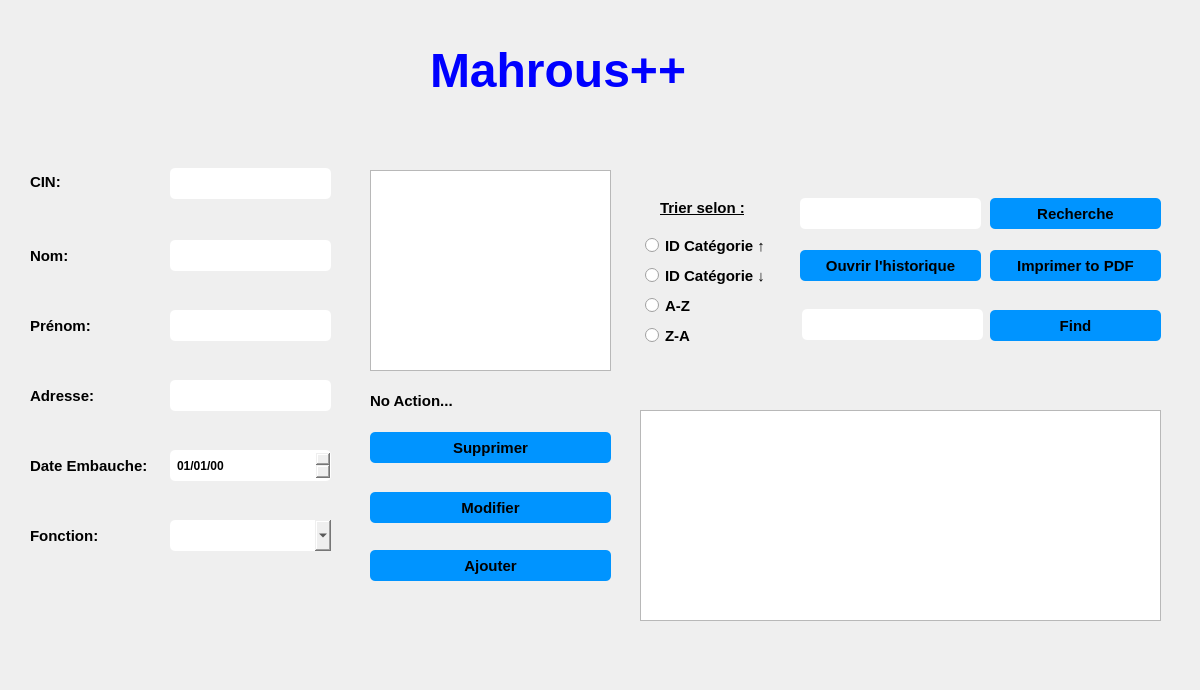
<?xml version="1.0" encoding="UTF-8"?>
<ui version="4.0">
 <class>rh_personnels</class>
 <widget class="QDialog" name="rh_personnels">
  <property name="geometry">
   <rect>
    <x>0</x>
    <y>0</y>
    <width>1200</width>
    <height>690</height>
   </rect>
  </property>
  <property name="windowTitle">
   <string>Dialog</string>
  </property>
  <widget class="QPushButton" name="AjouterPersonnel">
   <property name="geometry">
    <rect>
     <x>370</x>
     <y>550</y>
     <width>241</width>
     <height>31</height>
    </rect>
   </property>
   <property name="font">
    <font>
     <pointsize>11</pointsize>
     <weight>75</weight>
     <bold>true</bold>
    </font>
   </property>
   <property name="styleSheet">
    <string notr="true">QPushButton {
padding: 5px;
border-radius: 5px;
background-color:#0094ff;
font-weight: bold;
}
QPushButton:hover
{
color :white;
}</string>
   </property>
   <property name="text">
    <string>Ajouter</string>
   </property>
  </widget>
  <widget class="QLabel" name="label_2">
   <property name="geometry">
    <rect>
     <x>30</x>
     <y>210</y>
     <width>123</width>
     <height>91</height>
    </rect>
   </property>
   <property name="font">
    <font>
     <pointsize>11</pointsize>
     <weight>75</weight>
     <bold>true</bold>
    </font>
   </property>
   <property name="text">
    <string>Nom:</string>
   </property>
  </widget>
  <widget class="QTableView" name="affichage">
   <property name="geometry">
    <rect>
     <x>640</x>
     <y>410</y>
     <width>521</width>
     <height>211</height>
    </rect>
   </property>
   <attribute name="verticalHeaderVisible">
    <bool>false</bool>
   </attribute>
  </widget>
  <widget class="QLineEdit" name="cx_cin">
   <property name="geometry">
    <rect>
     <x>170</x>
     <y>168</y>
     <width>161</width>
     <height>31</height>
    </rect>
   </property>
   <property name="styleSheet">
    <string notr="true">QLineEdit {
padding: 5px;
border-radius: 5px;

font-weight: bold;
}</string>
   </property>
  </widget>
  <widget class="QPushButton" name="ModifierPeronnel">
   <property name="geometry">
    <rect>
     <x>370</x>
     <y>492</y>
     <width>241</width>
     <height>31</height>
    </rect>
   </property>
   <property name="font">
    <font>
     <pointsize>11</pointsize>
     <weight>75</weight>
     <bold>true</bold>
    </font>
   </property>
   <property name="styleSheet">
    <string notr="true">QPushButton {
padding: 5px;
border-radius: 5px;
background-color:#0094ff;
font-weight: bold;
}
QPushButton:hover
{
color :white;
}</string>
   </property>
   <property name="text">
    <string>Modifier</string>
   </property>
  </widget>
  <widget class="QLabel" name="label">
   <property name="geometry">
    <rect>
     <x>30</x>
     <y>138</y>
     <width>123</width>
     <height>87</height>
    </rect>
   </property>
   <property name="font">
    <font>
     <pointsize>11</pointsize>
     <weight>75</weight>
     <bold>true</bold>
    </font>
   </property>
   <property name="text">
    <string>CIN:</string>
   </property>
  </widget>
  <widget class="QLabel" name="status">
   <property name="geometry">
    <rect>
     <x>370</x>
     <y>380</y>
     <width>251</width>
     <height>41</height>
    </rect>
   </property>
   <property name="font">
    <font>
     <pointsize>11</pointsize>
     <weight>75</weight>
     <bold>true</bold>
    </font>
   </property>
   <property name="text">
    <string>No Action...</string>
   </property>
  </widget>
  <widget class="QLineEdit" name="cx_nom">
   <property name="geometry">
    <rect>
     <x>170</x>
     <y>240</y>
     <width>161</width>
     <height>31</height>
    </rect>
   </property>
   <property name="styleSheet">
    <string notr="true">QLineEdit {
padding: 5px;
border-radius: 5px;

font-weight: bold;
}</string>
   </property>
  </widget>
  <widget class="QPushButton" name="SupprimerPersonnel">
   <property name="geometry">
    <rect>
     <x>370</x>
     <y>432</y>
     <width>241</width>
     <height>31</height>
    </rect>
   </property>
   <property name="font">
    <font>
     <pointsize>11</pointsize>
     <weight>75</weight>
     <bold>true</bold>
    </font>
   </property>
   <property name="styleSheet">
    <string notr="true">QPushButton {
padding: 5px;
border-radius: 5px;
background-color:#0094ff;
font-weight: bold;
}
QPushButton:hover
{
color :white;
}</string>
   </property>
   <property name="text">
    <string>Supprimer</string>
   </property>
  </widget>
  <widget class="QPushButton" name="ImprimerpdfHistoriqueCategorieMateriel">
   <property name="geometry">
    <rect>
     <x>990</x>
     <y>250</y>
     <width>171</width>
     <height>31</height>
    </rect>
   </property>
   <property name="font">
    <font>
     <pointsize>11</pointsize>
     <weight>75</weight>
     <bold>true</bold>
    </font>
   </property>
   <property name="styleSheet">
    <string notr="true">QPushButton {
padding: 5px;
border-radius: 5px;
background-color:#0094ff;
font-weight: bold;
}
QPushButton:hover
{
color :white;
}</string>
   </property>
   <property name="text">
    <string>Imprimer to PDF</string>
   </property>
  </widget>
  <widget class="QPushButton" name="RechercheCategorieMateriel">
   <property name="geometry">
    <rect>
     <x>990</x>
     <y>198</y>
     <width>171</width>
     <height>31</height>
    </rect>
   </property>
   <property name="font">
    <font>
     <family>MS Shell Dlg 2</family>
     <pointsize>11</pointsize>
     <weight>75</weight>
     <bold>true</bold>
    </font>
   </property>
   <property name="styleSheet">
    <string notr="true">QPushButton {
padding: 5px;
border-radius: 5px;
background-color:#0094ff;
font-weight: bold;
}
QPushButton:hover
{
color :white;
}</string>
   </property>
   <property name="text">
    <string>Recherche</string>
   </property>
  </widget>
  <widget class="QPushButton" name="HistoriqueCategorieMateriel">
   <property name="geometry">
    <rect>
     <x>800</x>
     <y>250</y>
     <width>181</width>
     <height>31</height>
    </rect>
   </property>
   <property name="font">
    <font>
     <pointsize>11</pointsize>
     <weight>75</weight>
     <bold>true</bold>
    </font>
   </property>
   <property name="styleSheet">
    <string notr="true">QPushButton {
padding: 5px;
border-radius: 5px;
background-color:#0094ff;
font-weight: bold;
}
QPushButton:hover
{
color :white;
}</string>
   </property>
   <property name="text">
    <string>Ouvrir l'historique</string>
   </property>
  </widget>
  <widget class="QTextBrowser" name="historique_categorie">
   <property name="geometry">
    <rect>
     <x>370</x>
     <y>170</y>
     <width>241</width>
     <height>201</height>
    </rect>
   </property>
   <property name="font">
    <font>
     <pointsize>10</pointsize>
     <weight>75</weight>
     <bold>true</bold>
    </font>
   </property>
  </widget>
  <widget class="QRadioButton" name="trieriddecroi">
   <property name="geometry">
    <rect>
     <x>640</x>
     <y>260</y>
     <width>141</width>
     <height>31</height>
    </rect>
   </property>
   <property name="font">
    <font>
     <pointsize>11</pointsize>
     <weight>75</weight>
     <bold>true</bold>
    </font>
   </property>
   <property name="styleSheet">
    <string notr="true">
padding: 5px;
border-radius: 5px;

font-weight: bold;
</string>
   </property>
   <property name="text">
    <string>ID Catégorie ↓</string>
   </property>
  </widget>
  <widget class="QLineEdit" name="lineEdit_HR">
   <property name="geometry">
    <rect>
     <x>802</x>
     <y>309</y>
     <width>181</width>
     <height>31</height>
    </rect>
   </property>
   <property name="styleSheet">
    <string notr="true">QLineEdit {
padding: 5px;
border-radius: 5px;

font-weight: bold;
}</string>
   </property>
  </widget>
  <widget class="QRadioButton" name="trierAZ">
   <property name="geometry">
    <rect>
     <x>640</x>
     <y>290</y>
     <width>83</width>
     <height>31</height>
    </rect>
   </property>
   <property name="font">
    <font>
     <pointsize>11</pointsize>
     <weight>75</weight>
     <bold>true</bold>
    </font>
   </property>
   <property name="styleSheet">
    <string notr="true">
padding: 5px;
border-radius: 5px;

font-weight: bold;
</string>
   </property>
   <property name="text">
    <string>A-Z</string>
   </property>
  </widget>
  <widget class="QPushButton" name="RecherhceHistoriqueCategoreMateriel">
   <property name="geometry">
    <rect>
     <x>990</x>
     <y>310</y>
     <width>171</width>
     <height>31</height>
    </rect>
   </property>
   <property name="font">
    <font>
     <pointsize>11</pointsize>
     <weight>75</weight>
     <bold>true</bold>
    </font>
   </property>
   <property name="styleSheet">
    <string notr="true">QPushButton {
padding: 5px;
border-radius: 5px;
background-color:#0094ff;
font-weight: bold;
}
QPushButton:hover
{
color :white;
}</string>
   </property>
   <property name="text">
    <string>Find</string>
   </property>
  </widget>
  <widget class="QLineEdit" name="lineEdit_recherche">
   <property name="geometry">
    <rect>
     <x>800</x>
     <y>198</y>
     <width>181</width>
     <height>31</height>
    </rect>
   </property>
   <property name="styleSheet">
    <string notr="true">QLineEdit {
padding: 5px;
border-radius: 5px;

font-weight: bold;
}</string>
   </property>
  </widget>
  <widget class="QRadioButton" name="trieridcroi">
   <property name="geometry">
    <rect>
     <x>640</x>
     <y>230</y>
     <width>151</width>
     <height>31</height>
    </rect>
   </property>
   <property name="font">
    <font>
     <pointsize>11</pointsize>
     <weight>75</weight>
     <bold>true</bold>
    </font>
   </property>
   <property name="styleSheet">
    <string notr="true">
padding: 5px;
border-radius: 5px;

font-weight: bold;
</string>
   </property>
   <property name="text">
    <string>ID Catégorie ↑ </string>
   </property>
  </widget>
  <widget class="QLabel" name="label_5">
   <property name="geometry">
    <rect>
     <x>660</x>
     <y>200</y>
     <width>111</width>
     <height>16</height>
    </rect>
   </property>
   <property name="font">
    <font>
     <pointsize>11</pointsize>
     <weight>75</weight>
     <bold>true</bold>
     <underline>true</underline>
    </font>
   </property>
   <property name="text">
    <string>Trier selon :</string>
   </property>
  </widget>
  <widget class="QRadioButton" name="trierZA">
   <property name="geometry">
    <rect>
     <x>640</x>
     <y>320</y>
     <width>83</width>
     <height>31</height>
    </rect>
   </property>
   <property name="font">
    <font>
     <pointsize>11</pointsize>
     <weight>75</weight>
     <bold>true</bold>
    </font>
   </property>
   <property name="styleSheet">
    <string notr="true">
padding: 5px;
border-radius: 5px;

font-weight: bold;
</string>
   </property>
   <property name="text">
    <string>Z-A</string>
   </property>
  </widget>
  <widget class="QLabel" name="pic">
   <property name="geometry">
    <rect>
     <x>0</x>
     <y>0</y>
     <width>1200</width>
     <height>690</height>
    </rect>
   </property>
   <property name="text">
    <string/>
   </property>
  </widget>
  <widget class="QLabel" name="remarque_nom">
   <property name="geometry">
    <rect>
     <x>330</x>
     <y>240</y>
     <width>31</width>
     <height>31</height>
    </rect>
   </property>
   <property name="font">
    <font>
     <pointsize>15</pointsize>
     <weight>75</weight>
     <bold>true</bold>
    </font>
   </property>
   <property name="styleSheet">
    <string notr="true">color:red;</string>
   </property>
   <property name="text">
    <string/>
   </property>
  </widget>
  <widget class="QLabel" name="text_cin">
   <property name="geometry">
    <rect>
     <x>180</x>
     <y>208</y>
     <width>151</width>
     <height>21</height>
    </rect>
   </property>
   <property name="font">
    <font>
     <pointsize>7</pointsize>
     <weight>75</weight>
     <bold>true</bold>
    </font>
   </property>
   <property name="styleSheet">
    <string notr="true">color:red;</string>
   </property>
   <property name="text">
    <string/>
   </property>
  </widget>
  <widget class="QLabel" name="remarque_cin">
   <property name="geometry">
    <rect>
     <x>330</x>
     <y>168</y>
     <width>41</width>
     <height>31</height>
    </rect>
   </property>
   <property name="font">
    <font>
     <pointsize>15</pointsize>
     <weight>75</weight>
     <bold>true</bold>
    </font>
   </property>
   <property name="styleSheet">
    <string notr="true">color:red;</string>
   </property>
   <property name="text">
    <string/>
   </property>
  </widget>
  <widget class="QLabel" name="text_nom">
   <property name="geometry">
    <rect>
     <x>170</x>
     <y>280</y>
     <width>191</width>
     <height>31</height>
    </rect>
   </property>
   <property name="font">
    <font>
     <pointsize>7</pointsize>
     <weight>75</weight>
     <bold>true</bold>
    </font>
   </property>
   <property name="styleSheet">
    <string notr="true">color:red;</string>
   </property>
   <property name="text">
    <string/>
   </property>
  </widget>
  <widget class="QLabel" name="label_10">
   <property name="geometry">
    <rect>
     <x>430</x>
     <y>30</y>
     <width>321</width>
     <height>81</height>
    </rect>
   </property>
   <property name="text">
    <string>&lt;html&gt;&lt;head/&gt;&lt;body&gt;&lt;p&gt;&lt;span style=&quot; font-size:36pt; font-weight:600; color:#0000ff;&quot;&gt;Mahrous++&lt;/span&gt;&lt;/p&gt;&lt;/body&gt;&lt;/html&gt;</string>
   </property>
  </widget>
  <widget class="QLabel" name="label_4">
   <property name="geometry">
    <rect>
     <x>30</x>
     <y>280</y>
     <width>123</width>
     <height>91</height>
    </rect>
   </property>
   <property name="font">
    <font>
     <pointsize>11</pointsize>
     <weight>75</weight>
     <bold>true</bold>
    </font>
   </property>
   <property name="text">
    <string>Prénom:</string>
   </property>
  </widget>
  <widget class="QLineEdit" name="cx_prenom">
   <property name="geometry">
    <rect>
     <x>170</x>
     <y>310</y>
     <width>161</width>
     <height>31</height>
    </rect>
   </property>
   <property name="styleSheet">
    <string notr="true">QLineEdit {
padding: 5px;
border-radius: 5px;

font-weight: bold;
}</string>
   </property>
  </widget>
  <widget class="QLabel" name="remarque_prenom">
   <property name="geometry">
    <rect>
     <x>330</x>
     <y>310</y>
     <width>31</width>
     <height>31</height>
    </rect>
   </property>
   <property name="font">
    <font>
     <pointsize>15</pointsize>
     <weight>75</weight>
     <bold>true</bold>
    </font>
   </property>
   <property name="styleSheet">
    <string notr="true">color:red;</string>
   </property>
   <property name="text">
    <string/>
   </property>
  </widget>
  <widget class="QLabel" name="text_prenom">
   <property name="geometry">
    <rect>
     <x>170</x>
     <y>350</y>
     <width>191</width>
     <height>31</height>
    </rect>
   </property>
   <property name="font">
    <font>
     <pointsize>7</pointsize>
     <weight>75</weight>
     <bold>true</bold>
    </font>
   </property>
   <property name="styleSheet">
    <string notr="true">color:red;</string>
   </property>
   <property name="text">
    <string/>
   </property>
  </widget>
  <widget class="QLabel" name="label_6">
   <property name="geometry">
    <rect>
     <x>30</x>
     <y>350</y>
     <width>123</width>
     <height>91</height>
    </rect>
   </property>
   <property name="font">
    <font>
     <pointsize>11</pointsize>
     <weight>75</weight>
     <bold>true</bold>
    </font>
   </property>
   <property name="text">
    <string>Adresse:</string>
   </property>
  </widget>
  <widget class="QLineEdit" name="cx_adresse">
   <property name="geometry">
    <rect>
     <x>170</x>
     <y>380</y>
     <width>161</width>
     <height>31</height>
    </rect>
   </property>
   <property name="styleSheet">
    <string notr="true">QLineEdit {
padding: 5px;
border-radius: 5px;

font-weight: bold;
}</string>
   </property>
  </widget>
  <widget class="QLabel" name="remarque_adresse">
   <property name="geometry">
    <rect>
     <x>330</x>
     <y>380</y>
     <width>31</width>
     <height>31</height>
    </rect>
   </property>
   <property name="font">
    <font>
     <pointsize>15</pointsize>
     <weight>75</weight>
     <bold>true</bold>
    </font>
   </property>
   <property name="styleSheet">
    <string notr="true">color:red;</string>
   </property>
   <property name="text">
    <string/>
   </property>
  </widget>
  <widget class="QLabel" name="text_adresse">
   <property name="geometry">
    <rect>
     <x>170</x>
     <y>420</y>
     <width>191</width>
     <height>31</height>
    </rect>
   </property>
   <property name="font">
    <font>
     <pointsize>7</pointsize>
     <weight>75</weight>
     <bold>true</bold>
    </font>
   </property>
   <property name="styleSheet">
    <string notr="true">color:red;</string>
   </property>
   <property name="text">
    <string/>
   </property>
  </widget>
  <widget class="QLabel" name="text_date">
   <property name="geometry">
    <rect>
     <x>170</x>
     <y>490</y>
     <width>191</width>
     <height>31</height>
    </rect>
   </property>
   <property name="font">
    <font>
     <pointsize>7</pointsize>
     <weight>75</weight>
     <bold>true</bold>
    </font>
   </property>
   <property name="styleSheet">
    <string notr="true">color:red;</string>
   </property>
   <property name="text">
    <string/>
   </property>
  </widget>
  <widget class="QLabel" name="remarque_date">
   <property name="geometry">
    <rect>
     <x>330</x>
     <y>450</y>
     <width>31</width>
     <height>31</height>
    </rect>
   </property>
   <property name="font">
    <font>
     <pointsize>15</pointsize>
     <weight>75</weight>
     <bold>true</bold>
    </font>
   </property>
   <property name="styleSheet">
    <string notr="true">color:red;</string>
   </property>
   <property name="text">
    <string/>
   </property>
  </widget>
  <widget class="QLabel" name="label_7">
   <property name="geometry">
    <rect>
     <x>30</x>
     <y>420</y>
     <width>123</width>
     <height>91</height>
    </rect>
   </property>
   <property name="font">
    <font>
     <pointsize>11</pointsize>
     <weight>75</weight>
     <bold>true</bold>
    </font>
   </property>
   <property name="text">
    <string>Date Embauche:</string>
   </property>
  </widget>
  <widget class="QLabel" name="text_fn">
   <property name="geometry">
    <rect>
     <x>170</x>
     <y>560</y>
     <width>191</width>
     <height>31</height>
    </rect>
   </property>
   <property name="font">
    <font>
     <pointsize>7</pointsize>
     <weight>75</weight>
     <bold>true</bold>
    </font>
   </property>
   <property name="styleSheet">
    <string notr="true">color:red;</string>
   </property>
   <property name="text">
    <string/>
   </property>
  </widget>
  <widget class="QLabel" name="remarque_fn">
   <property name="geometry">
    <rect>
     <x>330</x>
     <y>520</y>
     <width>31</width>
     <height>31</height>
    </rect>
   </property>
   <property name="font">
    <font>
     <pointsize>15</pointsize>
     <weight>75</weight>
     <bold>true</bold>
    </font>
   </property>
   <property name="styleSheet">
    <string notr="true">color:red;</string>
   </property>
   <property name="text">
    <string/>
   </property>
  </widget>
  <widget class="QLabel" name="label_8">
   <property name="geometry">
    <rect>
     <x>30</x>
     <y>490</y>
     <width>123</width>
     <height>91</height>
    </rect>
   </property>
   <property name="font">
    <font>
     <pointsize>11</pointsize>
     <weight>75</weight>
     <bold>true</bold>
    </font>
   </property>
   <property name="text">
    <string>Fonction:</string>
   </property>
  </widget>
  <widget class="QComboBox" name="comboBox">
   <property name="geometry">
    <rect>
     <x>170</x>
     <y>520</y>
     <width>161</width>
     <height>31</height>
    </rect>
   </property>
   <property name="styleSheet">
    <string notr="true">
padding: 5px;
border-radius: 5px;

font-weight: bold;
</string>
   </property>
  </widget>
  <widget class="QDateEdit" name="cx_date">
   <property name="geometry">
    <rect>
     <x>170</x>
     <y>450</y>
     <width>161</width>
     <height>31</height>
    </rect>
   </property>
   <property name="styleSheet">
    <string notr="true">
padding: 5px;
border-radius: 5px;

font-weight: bold;
</string>
   </property>
   <property name="displayFormat">
    <string>dd/MM/yy</string>
   </property>
  </widget>
  <zorder>pic</zorder>
  <zorder>AjouterPersonnel</zorder>
  <zorder>label_2</zorder>
  <zorder>affichage</zorder>
  <zorder>cx_cin</zorder>
  <zorder>ModifierPeronnel</zorder>
  <zorder>label</zorder>
  <zorder>status</zorder>
  <zorder>cx_nom</zorder>
  <zorder>SupprimerPersonnel</zorder>
  <zorder>ImprimerpdfHistoriqueCategorieMateriel</zorder>
  <zorder>RechercheCategorieMateriel</zorder>
  <zorder>HistoriqueCategorieMateriel</zorder>
  <zorder>historique_categorie</zorder>
  <zorder>trieriddecroi</zorder>
  <zorder>lineEdit_HR</zorder>
  <zorder>trierAZ</zorder>
  <zorder>RecherhceHistoriqueCategoreMateriel</zorder>
  <zorder>lineEdit_recherche</zorder>
  <zorder>trieridcroi</zorder>
  <zorder>label_5</zorder>
  <zorder>trierZA</zorder>
  <zorder>remarque_nom</zorder>
  <zorder>text_cin</zorder>
  <zorder>remarque_cin</zorder>
  <zorder>text_nom</zorder>
  <zorder>label_10</zorder>
  <zorder>label_4</zorder>
  <zorder>cx_prenom</zorder>
  <zorder>remarque_prenom</zorder>
  <zorder>text_prenom</zorder>
  <zorder>label_6</zorder>
  <zorder>cx_adresse</zorder>
  <zorder>remarque_adresse</zorder>
  <zorder>text_adresse</zorder>
  <zorder>text_date</zorder>
  <zorder>remarque_date</zorder>
  <zorder>label_7</zorder>
  <zorder>text_fn</zorder>
  <zorder>remarque_fn</zorder>
  <zorder>label_8</zorder>
  <zorder>comboBox</zorder>
  <zorder>cx_date</zorder>
 </widget>
 <resources/>
 <connections/>
</ui>
